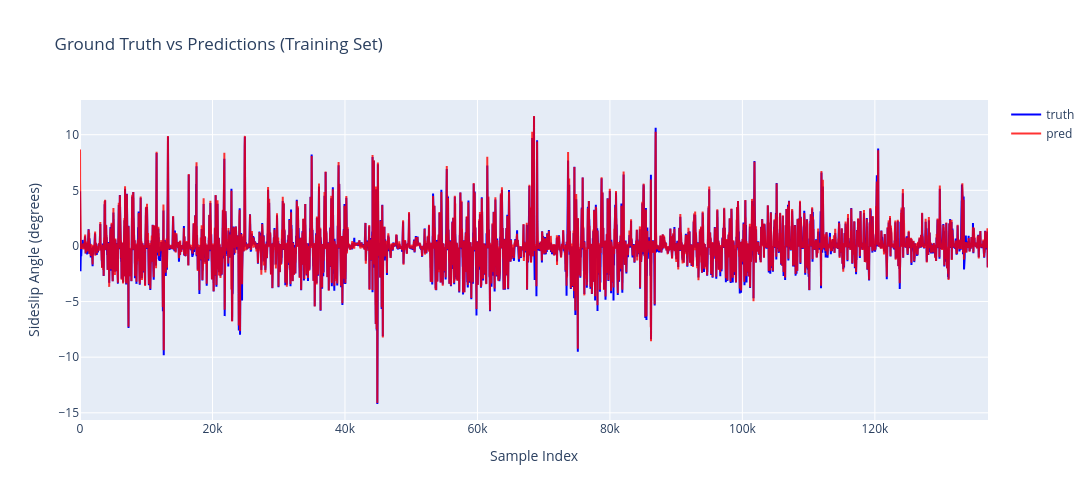

Write notebook code for a chart like this one.
### Code cell
import plotly.graph_objects as go

model.eval()
total_loss = 0
preds = []
ground_truths = []

with torch.no_grad():
    for step, (x, y) in enumerate(train_dataloader_unshuffled):
        X, y = x.to(device), y.to(device).reshape([len(y), 1])
        pred = model(X)
        loss = criterion(pred, y)
        total_loss += loss.item()
        preds.append(pred.reshape(-1).cpu().numpy())
        ground_truths.append(y.reshape(-1).cpu().numpy())

    print(f"Training set MAE: {total_loss/(step+1):.5f}")
    
    ground_truths = np.concatenate(ground_truths)
    preds = np.concatenate(preds)

fig = go.Figure()
fig.add_trace(go.Scatter(y=ground_truths, mode='lines', name='truth', line=dict(color='blue')))
fig.add_trace(go.Scatter(y=preds.flatten(), mode='lines', name='pred', line=dict(color='red'), opacity=0.8))
fig.update_layout(
    title='Ground Truth vs Predictions (Training Set)',
    xaxis_title='Sample Index',
    yaxis_title='Sideslip Angle (degrees)',
    width=1200,
    height=500
)
fig.show()

### Figure 1 — Plotly figure (JSON) as saved in the notebook; plotly's stock layout.template omitted (floating-point values rounded to 4 significant figures; data arrays with more than 128 entries replaced by an {"elided": "..."} marker saying what was removed)
{"data": [{"line": {"color": "blue"}, "mode": "lines", "name": "truth", "type": "scatter", "y": {"elided": "137080 float values"}}, {"line": {"color": "red"}, "mode": "lines", "name": "pred", "opacity": 0.8, "type": "scatter", "y": {"elided": "137080 float values"}}], "layout": {"height": 500, "title": {"text": "Ground Truth vs Predictions (Training Set)"}, "width": 1200, "xaxis": {"title": {"text": "Sample Index"}}, "yaxis": {"title": {"text": "Sideslip Angle (degrees)"}}}}
